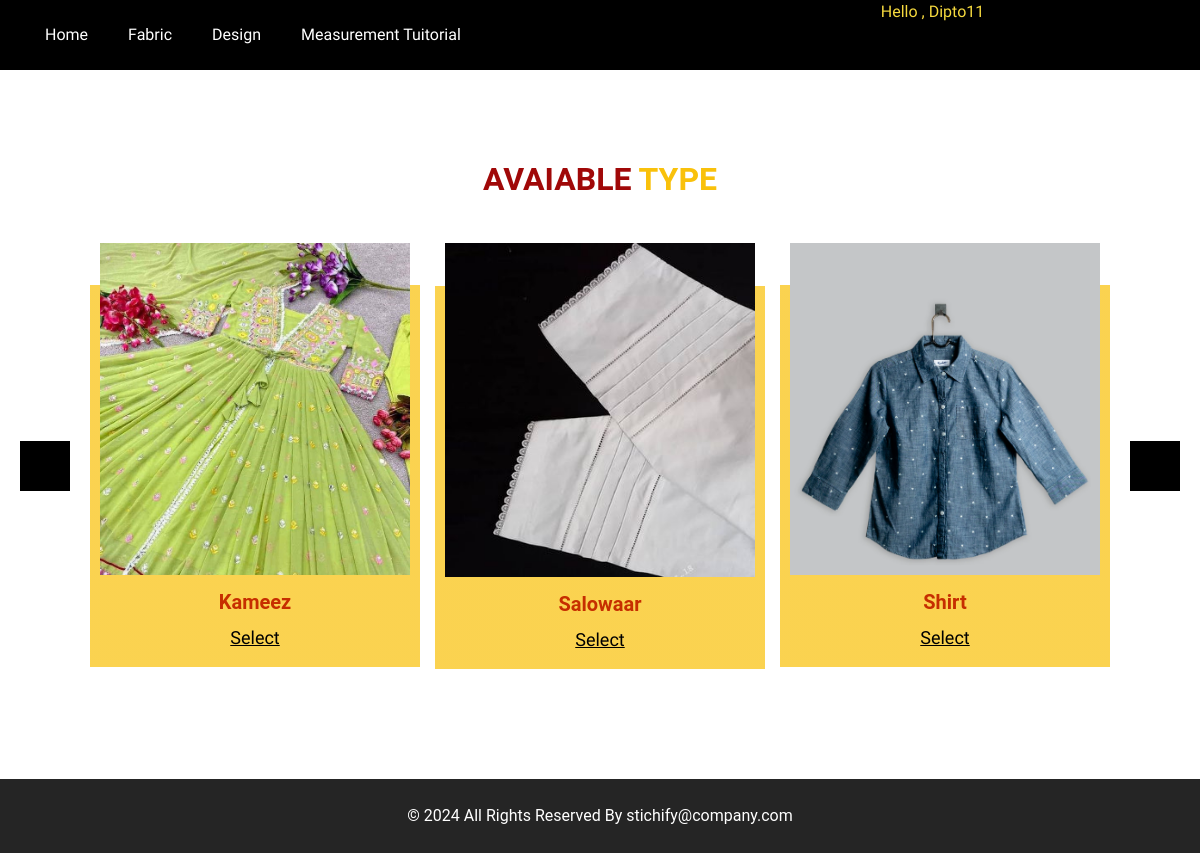
Screenshot of /homepage/fabric/1/type/ (signed in) with the database file from the repository.
### TailorApp/models.py (models this page shows, shortened)
class type_model(models.Model):
    ty_id = models.IntegerField(primary_key=True)
    ty_name = models.CharField(max_length=50)
    ty_image = models.ImageField(upload_to="types/images", default="")

### TailorApp/views.py (the view)
# urls.py: path('homepage/fabric/<int:pk>/type/', tviews.type_view, name = "type"),
@login_required
def type_view(request, pk):
    if request.user.is_authenticated:
        username = request.user.username
    fab = fabric_model.objects.filter(pk = pk).first()
    type_list = type_model.objects.all()
    global val_fab
    def val_fab():
        return fab
    context = {'fab' : fab, 'type_list' : type_list, 'username':username}
    return render (request, 'type.html', context)

### TailorApp/templates/type.html (shortened to what this page needs)
{% load static %}
<!DOCTYPE html>
<html>
<head>
  <link rel="stylesheet" type="text/css" href="{% static 'css/typebootstrap.css' %}" />
  <link rel="stylesheet" type="text/css" href="https://cdnjs.cloudflare.com/ajax/libs/OwlCarousel2/2.3.4/assets/owl.carousel.min.css" />
  <link href="{% static 'css/typefont-awesome.min.css' %}" rel="stylesheet" />
  <link rel="stylesheet" href="https://cdnjs.cloudflare.com/ajax/libs/jquery-nice-select/1.1.0/css/nice-select.min.css" />
  <link rel="stylesheet" href="https://cdnjs.cloudflare.com/ajax/libs/bootstrap-datepicker/1.3.0/css/datepicker.css">
  <link href="{% static 'css/type.css' %}" rel="stylesheet" />
</head>
<body>
  <div class="hero_area">
    <header class="header_section">
      <div class="header_bottom">
        <div class="container-fluid">
          <nav class="navbar navbar-expand-lg custom_nav-container ">
            <div class="collapse navbar-collapse" id="navbarSupportedContent">
              <div class="d-flex mr-auto flex-column flex-lg-row align-items-center">
                <ul class="navbar-nav">
                  <li class="nav-item active">
                    <a class="nav-link" href="#">Home </a>
                  </li>
                  <li class="nav-item">
                    <a class="nav-link" href="#">Fabric</a>
                  </li>
                  <li class="nav-item">
                    <a class="nav-link" href="#">Design</a>
                  </li>
                  <li class="nav-item">
                    <a class="nav-link" href="#">Measurement Tuitorial</a>
                  </li>
                  <li class="nav-item">
                    <a id="user_name">Hello , {{username}}</a>
                  </li>
                </ul>
              </div>
            </div>
          </nav>
        </div>
      </div>
    </header>
  <section class="team_section layout_padding">
    <div class="container">
      <div class="heading_container heading_center">
        <h2>
          Avaiable <span>Type</span>
        </h2>
      </div>
      <div class="carousel-wrap ">
        <div class="owl-carousel team_carousel">
          {% for i in type_list %}
          <div class="item">
            <div class="box">
              <div class="img-box">
                <img src="{{i.ty_image.url}}" alt="" />
              </div>
              <div class="detail-box">
                <h5>
                  {{i.ty_name}}
                </h5>
                <div class="social_box">
                  <a href="{% url 'design' i.ty_id %}">Select</a>
                </div>
              </div>
            </div>
          </div>
          {% endfor %}
        </div>
      </div>
    </div>
  </section>
  <footer class="footer_section">
    <div class="container">
      <p>
        &copy; <span id="displayYear"></span> All Rights Reserved By
        <a href="#">stichify@company.com</a>
      </p>
    </div>
  </footer>
</body>
</html>

### TailorApp/static/css/type.css (style rules this page uses)
body { font-family: 'Roboto', sans-serif; color: #0c0c0c; background-color: #fffffe; overflow-x: hidden; background-image: url('../image/1.jpg'); }
.layout_padding { padding: 90px 0; }
.heading_container { display: -webkit-box; display: -ms-flexbox; display: flex; -webkit-box-orient: vertical; -webkit-box-direction: normal; -ms-flex-direction: column; flex-direction: column; -webkit-box-align: start; -ms-flex-align: start; align-items: flex-start; }
.heading_container h2 { position: relative; font-weight: bold; }
.heading_container h2 span { color: #00c6a9; }
.heading_container.heading_center { -webkit-box-align: center; -ms-flex-align: center; align-items: center; text-align: center; }
a, a:hover, a:focus { text-decoration: none; }
.hero_area { position: relative; }
.header_section .header_bottom { background-color:#000000; }
.header_section .header_bottom .container-fluid { padding-right: 25px; padding-left: 25px; }
.custom_nav-container { padding: 0; }
.custom_nav-container .navbar-nav .nav-item .nav-link { padding: 3px 5px; margin: 20px 15px; color: #ffffff; text-align: center; font-family: 'Autour One', cursive; }
#user_name { color: #f5d93e; padding-top: 200px; padding-left:400px ; font-family: 'Autour One', cursive; }
.team_section { background-color: #ffffffda; }
.team_section .heading_container { margin-bottom: 45px; }
.team_section .heading_container h2 { color: #a00808; text-transform: uppercase; margin: 0; }
.team_section .heading_container h2 span { color: #f9c10b; }
.team_section .box { display: -webkit-box; display: -ms-flexbox; display: flex; -webkit-box-orient: vertical; -webkit-box-direction: normal; -ms-flex-direction: column; flex-direction: column; -webkit-box-align: center; -ms-flex-align: center; align-items: center; text-align: center; -webkit-transition: all 0.3s; transition: all 0.3s; padding: 0 10px; background: -webkit-gradient(linear, left top, left bottom, color-stop(10%, transparent), color-stop(10%, #ffffff)); background: linear-gradient(to bottom, transparent 10%, #f9c10bb7 10%); }
.team_section .box .img-box img { width: 100%; }
.team_section .box .detail-box { padding: 15px; border-radius: 10px; -webkit-transition: all 0.3s; transition: all 0.3s; }
.team_section .box .detail-box h5 { font-weight: bold; color: #c62e00; }
.team_section .box .detail-box .social_box { display: -webkit-box; display: -ms-flexbox; display: flex; -webkit-box-pack: center; -ms-flex-pack: center; justify-content: center; }
.team_section .box .detail-box .social_box a { width: 30px; height: 30px; border-radius: 100%; display: -webkit-box; display: -ms-flexbox; display: flex; -webkit-box-pack: center; -ms-flex-pack: center; justify-content: center; -webkit-box-align: center; -ms-flex-align: center; align-items: center; font-size: 18px; margin: 0 2.5px; color: #000000; text-decoration: underline; font-family: 'Autour One', cursive; }
.team_section .team_carousel { margin-top: 45px; padding: 0 45px; }
.footer_section { position: relative; background-color: #252525; text-align: center; }
.footer_section p { color: #ffffff; padding: 25px 0; margin: 0; }
.footer_section p a { color: inherit; }

### rows the page displays
type_model: ty_image (picture), ty_name "Kameez"
type_model: ty_image (picture), ty_name "Salowaar"
type_model: ty_image (picture), ty_name "Shirt"

### other values shown
{{ username }} "Dipto11"
